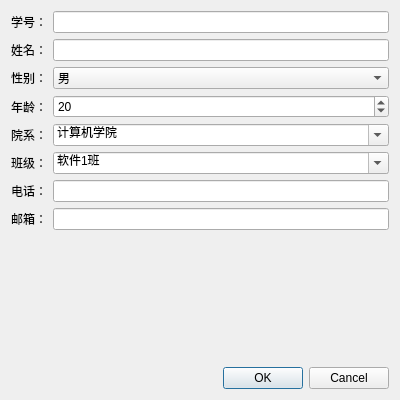
<?xml version="1.0" encoding="UTF-8"?>
<ui version="4.0">
 <class>StudentDialog</class>
 <widget class="QDialog" name="StudentDialog">
  <property name="geometry">
   <rect>
    <x>0</x>
    <y>0</y>
    <width>400</width>
    <height>400</height>
   </rect>
  </property>
  <property name="windowTitle">
   <string>学生信息</string>
  </property>
  <layout class="QVBoxLayout" name="verticalLayout">
   <item>
    <layout class="QFormLayout" name="formLayout">
     <item row="0" column="0">
      <widget class="QLabel" name="label">
       <property name="text">
        <string>学号：</string>
       </property>
      </widget>
     </item>
     <item row="0" column="1">
      <widget class="QLineEdit" name="studentNoEdit"/>
     </item>
     <item row="1" column="0">
      <widget class="QLabel" name="label_2">
       <property name="text">
        <string>姓名：</string>
       </property>
      </widget>
     </item>
     <item row="1" column="1">
      <widget class="QLineEdit" name="nameEdit"/>
     </item>
     <item row="2" column="0">
      <widget class="QLabel" name="label_3">
       <property name="text">
        <string>性别：</string>
       </property>
      </widget>
     </item>
     <item row="2" column="1">
      <widget class="QComboBox" name="genderComboBox">
       <item>
        <property name="text">
         <string>男</string>
        </property>
       </item>
       <item>
        <property name="text">
         <string>女</string>
        </property>
       </item>
      </widget>
     </item>
     <item row="3" column="0">
      <widget class="QLabel" name="label_4">
       <property name="text">
        <string>年龄：</string>
       </property>
      </widget>
     </item>
     <item row="3" column="1">
      <widget class="QSpinBox" name="ageSpinBox">
       <property name="minimum">
        <number>1</number>
       </property>
       <property name="maximum">
        <number>100</number>
       </property>
       <property name="value">
        <number>20</number>
       </property>
      </widget>
     </item>
     <item row="4" column="0">
      <widget class="QLabel" name="label_5">
       <property name="text">
        <string>院系：</string>
       </property>
      </widget>
     </item>
     <item row="4" column="1">
      <widget class="QComboBox" name="departmentComboBox">
       <property name="editable">
        <bool>true</bool>
       </property>
       <item>
        <property name="text">
         <string>计算机学院</string>
        </property>
       </item>
       <item>
        <property name="text">
         <string>数学学院</string>
        </property>
       </item>
       <item>
        <property name="text">
         <string>物理学院</string>
        </property>
       </item>
       <item>
        <property name="text">
         <string>外国语学院</string>
        </property>
       </item>
       <item>
        <property name="text">
         <string>经济管理学院</string>
        </property>
       </item>
      </widget>
     </item>
     <item row="5" column="0">
      <widget class="QLabel" name="label_6">
       <property name="text">
        <string>班级：</string>
       </property>
      </widget>
     </item>
     <item row="5" column="1">
      <widget class="QComboBox" name="classComboBox">
       <property name="editable">
        <bool>true</bool>
       </property>
       <item>
        <property name="text">
         <string>软件1班</string>
        </property>
       </item>
       <item>
        <property name="text">
         <string>软件2班</string>
        </property>
       </item>
       <item>
        <property name="text">
         <string>计算机1班</string>
        </property>
       </item>
       <item>
        <property name="text">
         <string>计算机2班</string>
        </property>
       </item>
      </widget>
     </item>
     <item row="6" column="0">
      <widget class="QLabel" name="label_7">
       <property name="text">
        <string>电话：</string>
       </property>
      </widget>
     </item>
     <item row="6" column="1">
      <widget class="QLineEdit" name="phoneEdit"/>
     </item>
     <item row="7" column="0">
      <widget class="QLabel" name="label_8">
       <property name="text">
        <string>邮箱：</string>
       </property>
      </widget>
     </item>
     <item row="7" column="1">
      <widget class="QLineEdit" name="emailEdit"/>
     </item>
    </layout>
   </item>
   <item>
    <widget class="QDialogButtonBox" name="buttonBox">
     <property name="orientation">
      <enum>Qt::Horizontal</enum>
     </property>
     <property name="standardButtons">
      <set>QDialogButtonBox::Cancel|QDialogButtonBox::Ok</set>
     </property>
    </widget>
   </item>
  </layout>
 </widget>
 <resources/>
 <connections>
  <connection>
   <sender>buttonBox</sender>
   <signal>accepted()</signal>
   <receiver>StudentDialog</receiver>
   <slot>accept()</slot>
   <hints>
    <hint type="sourcelabel">
     <x>248</x>
     <y>254</y>
    </hint>
    <hint type="destinationlabel">
     <x>157</x>
     <y>274</y>
    </hint>
   </hints>
  </connection>
  <connection>
   <sender>buttonBox</sender>
   <signal>rejected()</signal>
   <receiver>StudentDialog</receiver>
   <slot>reject()</slot>
   <hints>
    <hint type="sourcelabel">
     <x>316</x>
     <y>260</y>
    </hint>
    <hint type="destinationlabel">
     <x>286</x>
     <y>274</y>
    </hint>
   </hints>
  </connection>
 </connections>
</ui>
